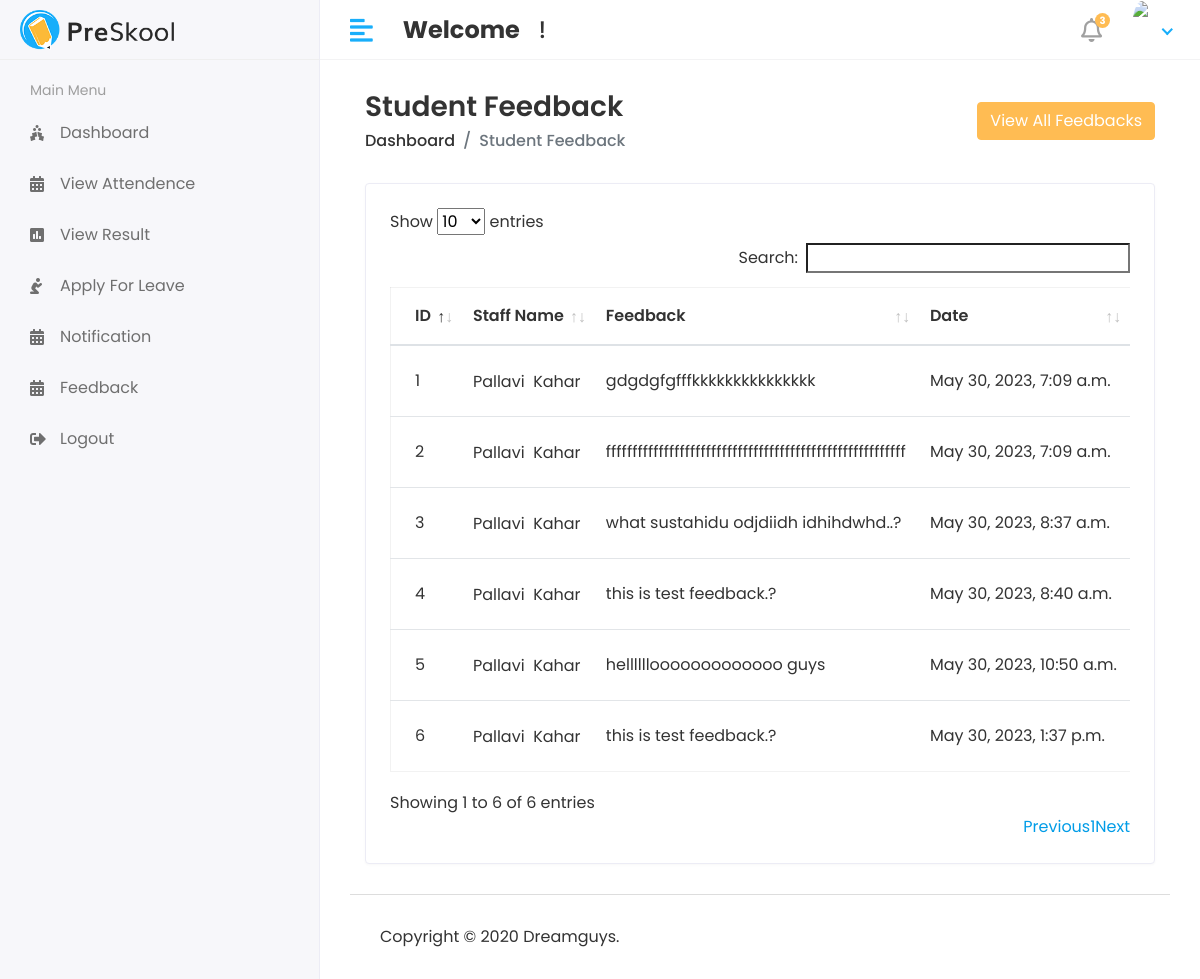
/Hod/Student/feedback, run on the app's committed database.
### app1/models.py (models this page shows, shortened)
class Student_Feedback(models.Model):
    student_id = models.ForeignKey(Student, on_delete=models.CASCADE)
    feedback = models.TextField()
    feedback_reply = models.TextField()
    status = models.IntegerField(default=0)
    created_at = models.DateTimeField(auto_now_add=True)
    updated_at = models.DateTimeField(auto_now_add=True)

class Student(models.Model):
    admin = models.OneToOneField(CustomUser,on_delete=models.CASCADE)
    address = models.TextField()
    gender = models.CharField(max_length=100)
    cource_id = models.ForeignKey(Cource, on_delete=models.DO_NOTHING)
    session_year_id = models.ForeignKey(Session_Year, on_delete=models.DO_NOTHING)
    created_at = models.DateTimeField(auto_now_add=True)
    updated_at = models.DateTimeField(auto_now=True)

class CustomUser(AbstractUser):
    USER = (
        (1,'HOD'),
        (2,'STAFF'),
        (3,'STUDENT'),
    )
    user_type = models.CharField(choices=USER,max_length=50,default=1)
    profile_pic = models.ImageField(upload_to='media/profile_pic')

### app1/Hod_views.py (the view)
# urls.py: path('Hod/Student/feedback',Hod_views.STUDENT_FEEDBACK, name='get_student_feedback'),
def STUDENT_FEEDBACK(request):
    feedback = Student_Feedback.objects.all()
    feedback_history = Student_Feedback.objects.all().order_by('-id')[0:5]
    context ={
        'feedback':feedback,
        'feedback_history':feedback_history,
    }
    return render(request, 'Hod/student_feedback.html',context)

### templates/Hod/student_feedback.html (shortened to what this page needs)
{% extends 'base.html' %}
{% block content %}
<div class="content container-fluid">
    <div class="page-header">
       <div class="row align-items-center">
          <div class="col">
             <h3 class="page-title">Student Feedback</h3>
             <ul class="breadcrumb">
                <li class="breadcrumb-item"><a href="index.html">Dashboard</a></li>
                <li class="breadcrumb-item active">Student Feedback </li>
             </ul>
          </div>
          <div class="col-auto text-right float-right ml-auto">
            <button type="button" class="btn btn-primary" data-toggle="modal" data-target="#exampleModalCenter">
                View All Feedbacks
              </button>
          </div>
       </div>
    </div>
    <div class="row">
       <div class="col-sm-12">
          <div class="card card-table">
             <div class="card-body">
                <div class="table-responsive">
                   <table id="table_id" class="table table-hover table-center mb-0 ">
                        <thead>
                            <tr>
                                <th>ID</th>
                                <th>Staff Name</th>
                                <th>Feedback</th>
                                <th>Date</th>
                            </tr>
                        </thead>
                        <tbody>
                        {% for i in feedback %}
                        <tr>
                            <td>{{i.id}}</td>
                            <td>
                               <h2 class="table-avatar">
                                  <a href="student-details.html">{{i.student_id.admin.first_name}} &nbsp;{{i.student_id.admin.last_name}}</a>
                               </h2>
                            </td>
                            <td>{{i.feedback}}</td>
                            <td>{{i.created_at}}</td>
                        </tr>
                        {% endfor %}
                        </tbody>
                    </table>
            </div>
            </div>
        </div>
    </div>
</div>
</div>
{% endblock  %}

### static/assets/css/style.css (style rules this page uses)
html { height: 100%; }
body { background-color: #fff; color: #333; font-family: 'Poppins', sans-serif; font-size: 1rem; height: 100%; line-height: 1.5; overflow-x: hidden; }
h1, h2, h3, h4, h5, h6 { font-family: 'Poppins', sans-serif; margin-top: 0; }
a { color: #009ce7; }
input, button, a { transition: all 0.4s ease; -moz-transition: all 0.4s ease; -o-transition: all 0.4s ease; -ms-transition: all 0.4s ease; -webkit-transition: all 0.4s ease; }
input, input:focus, button, button:focus { outline: none; }
ul, ol { padding: 0px; list-style: none; }
.table { color: #333; max-width: 100%; margin-bottom: 0; width: 100%; }
.table.dataTable { border-collapse: collapse !important; border: 1px solid rgba(0, 0, 0, 0.05); }
table.table td h2 { display: inline-block; font-size: inherit; font-weight: 400; margin: 0; padding: 0; vertical-align: middle; }
table.table td h2.table-avatar { align-items: center; display: inline-flex; font-size: inherit; font-weight: 400; margin: 0; padding: 0; vertical-align: middle; white-space: nowrap; }
table.table td h2 a { color: #333; }
.table thead tr th { font-weight: 600; }
.table tbody tr { border-bottom: 1px solid rgba(0, 0, 0, 0.05); }
.table.table-center td, .table.table-center th { vertical-align: middle; }
.card-table .card-body .table > thead > tr > th { border-top: 0; }
.card-table .card-body .table tr td:first-child, .card-table .card-body .table tr th:first-child { padding-left: 1.5rem; }
.card-table .table td, .card-table .table th { border-top: 1px solid #e2e5e8; padding: 1rem 0.75rem; white-space: nowrap; }
.btn-primary { background-color: #FFBC53; border: 1px solid #FFBC53; }
.card { border: 1px solid #ececf5; box-shadow: 0 1px 3px 0 rgba(0, 0, 0, 0.03); margin-bottom: 1.875rem; }
.card-body { padding: 1.5rem; }
.page-header { margin-bottom: 1.875rem; }
.page-header .breadcrumb { background-color: transparent; color: #6c757d; font-size: 1rem; font-weight: 500; margin-bottom: 0; padding: 0; }
.page-header .breadcrumb a { color: #333; }
.page-title { font-size: 28px; font-weight: 600; color: #333; margin-bottom: 5px; }

### data on the page
Student_Feedback: id "1", student_id.admin.first_name "Pallavi", student_id.admin.last_name "Kahar", feedback "gdgdgfgfffkkkkkkkkkkkkkkk", created_at "May 30, 2023, 7:09 a.m."
Student_Feedback: id "2", student_id.admin.first_name "Pallavi", student_id.admin.last_name "Kahar", feedback "fffffffffffffffffffffffffffffffffffffffffffffffffffffffff", created_at "May 30, 2023, 7:09 a.m."
Student_Feedback: id "3", student_id.admin.first_name "Pallavi", student_id.admin.last_name "Kahar", feedback "what sustahidu odjdiidh idhihdwhd..?", created_at "May 30, 2023, 8:37 a.m."
Student_Feedback: id "4", student_id.admin.first_name "Pallavi", student_id.admin.last_name "Kahar", feedback "this is test feedback.?", created_at "May 30, 2023, 8:40 a.m."
Student_Feedback: id "5", student_id.admin.first_name "Pallavi", student_id.admin.last_name "Kahar", feedback "hellllllooooooooooooo guys", created_at "May 30, 2023, 10:50 a.m."
Student_Feedback: id "6", student_id.admin.first_name "Pallavi", student_id.admin.last_name "Kahar", feedback "this is test feedback.?", created_at "May 30, 2023, 1:37 p.m."
